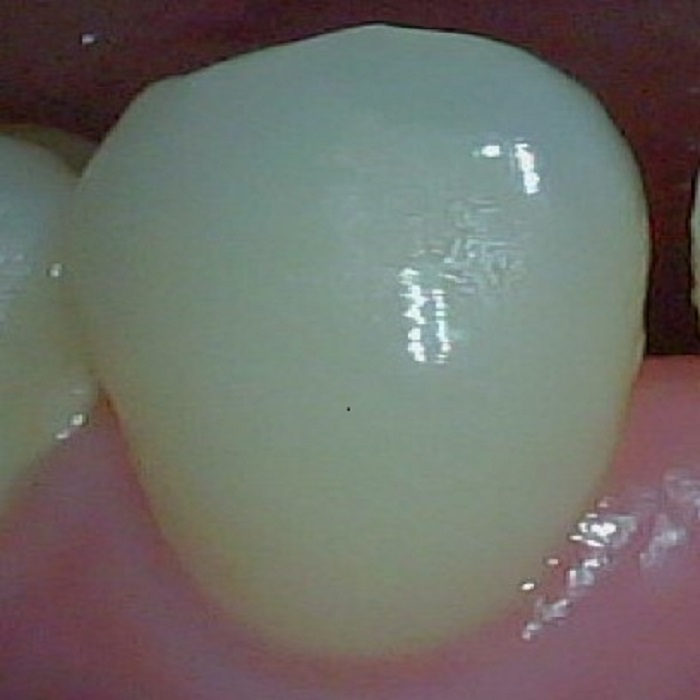
#> input picture anet/git_ocnet/scripts/raw_image/2018_000102.jpg, 700 x 700 px
$ python nl_map_vis.py
#> lines starting #> are read from the running program, lines starting #| are printed output that depends on the picture
"""
(tips: if the Non-local type you select is **non_local_concatenation**
or **non_local_dot_product** (without Softmax operation),
you may need to normalize NL_MAP in the visualize code)
"""
import numpy as np
import cv2
import math
import os


def vis_nl_map(img_path, nl_map_path, vis_size=(56, 56)):
#> called with img_path = './raw_image/2018_000102.jpg', nl_map_path = 'nl_map_1.npy', vis_size = (700, 700)
    dst_dir = nl_map_path.split('.')[0]
    if not os.path.exists(dst_dir):
        os.mkdir(dst_dir)

    img = cv2.imread(img_path, 1)
#> img is the input picture: shape (700, 700, 3); mean B, G, R 103.3, 108.8, 110.1
    img = cv2.resize(img, dsize=vis_size)
    h, w, c = img.shape
#> h = 700; w = 700; c = 3

    nl_map_1 = np.load(nl_map_path)[0]
#> (reads anet/git_ocnet/scripts/nl_map_1.npy from the repository)

    total_region, nl_map_length = nl_map_1.shape
    region_per_row = round(math.sqrt(total_region))
    size_of_region = round(w / region_per_row)
#> size_of_region = 50

    nl_map_size = round(math.sqrt(nl_map_length))

    for index in range(total_region):
        img_draw = img.copy()
        nl_map = nl_map_1[index]
        nl_map = nl_map.reshape(nl_map_size, nl_map_size)
        nl_map = cv2.resize(nl_map, dsize=(h, w))

        nl_map = np.uint8(nl_map * 255)

        heat_img = cv2.applyColorMap(nl_map, cv2.COLORMAP_JET)
        heat_img = cv2.cvtColor(heat_img, cv2.COLOR_BGR2RGB)
        img_add = cv2.addWeighted(img_draw, 0.3, heat_img, 0.7, 0)

        x0 = index // region_per_row * size_of_region
        x1 = x0 + size_of_region

        y0 = index % region_per_row * size_of_region
        y1 = y0 + size_of_region

        cv2.rectangle(img_add, (y0, x0), (y1, x1), (255, 0, 0), 1)
        cv2.imwrite('%s/%d.png' % (dst_dir, index), cv2.cvtColor(img_add, cv2.COLOR_BGR2RGB))
#> this loop made 196 passes
#> pass 1, in vis_nl_map, `heat_img = cv2.cvtColor(heat_img, cv2.COLOR_BGR2RGB)`:
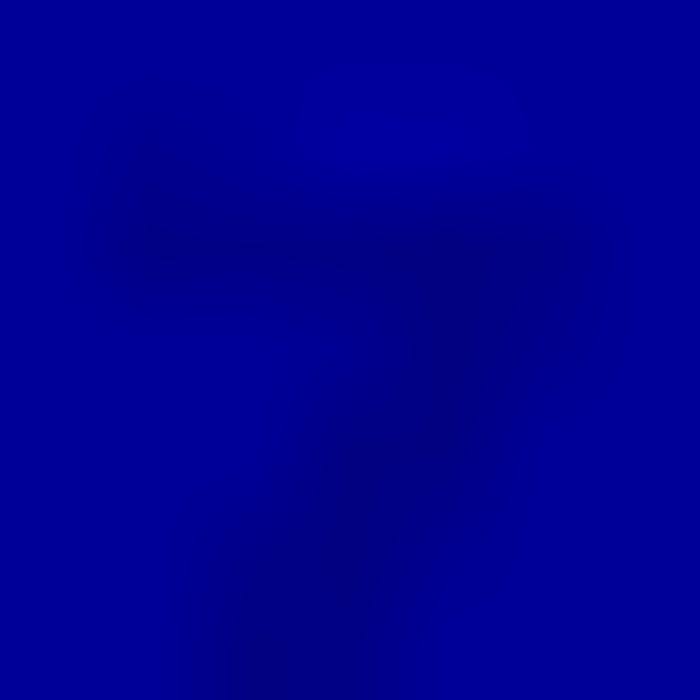
#> heat_img: shape (700, 700, 3); mean R, G, B 0, 0, 146.4
#> pass 1, in vis_nl_map, `img_add = cv2.addWeighted(img_draw, 0.3, heat_img, 0.7, 0)`:
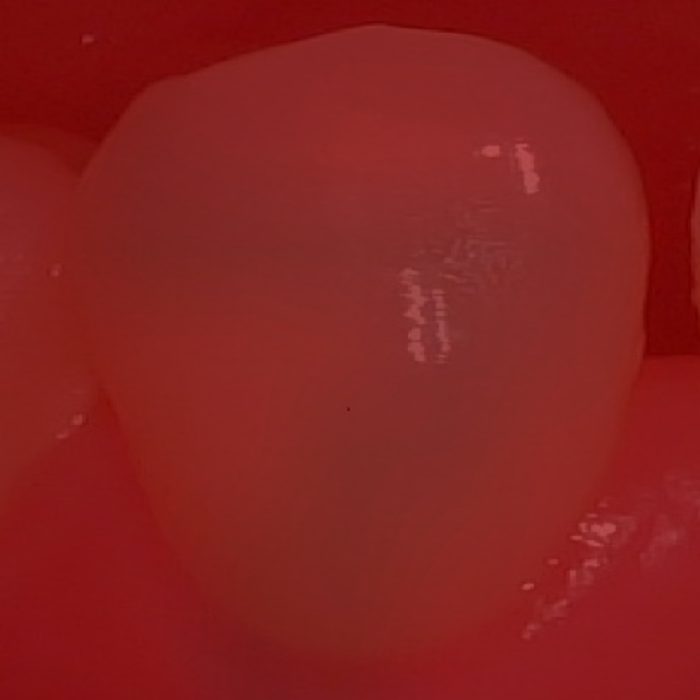
#> img_add: shape (700, 700, 3); mean B, G, R 31, 32.7, 135.5
#> pass 1, in vis_nl_map, `cv2.imwrite('%s/%d.png' % (dst_dir, index), cv2.cvtColor(img_add, cv2...`:
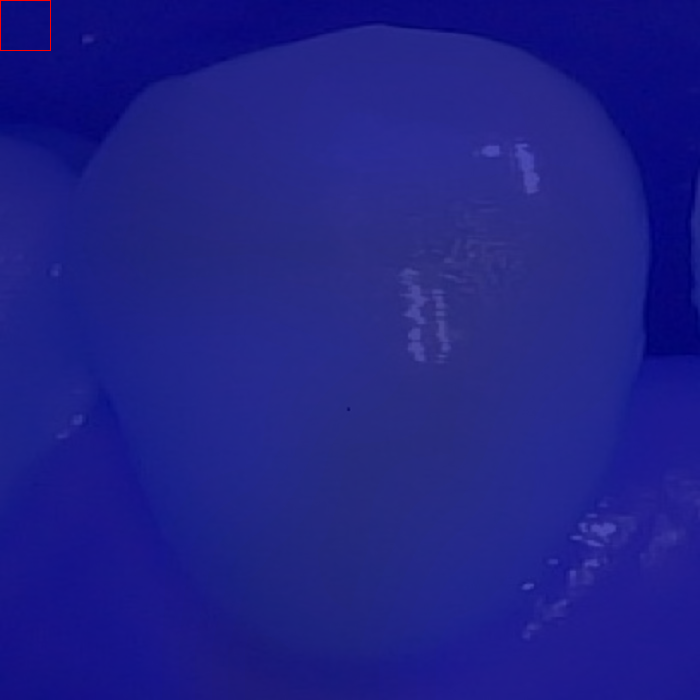
#> saved as 0.png: shape (700, 700, 3); mean B, G, R 135.5, 32.7, 31.1
#> after the loop:
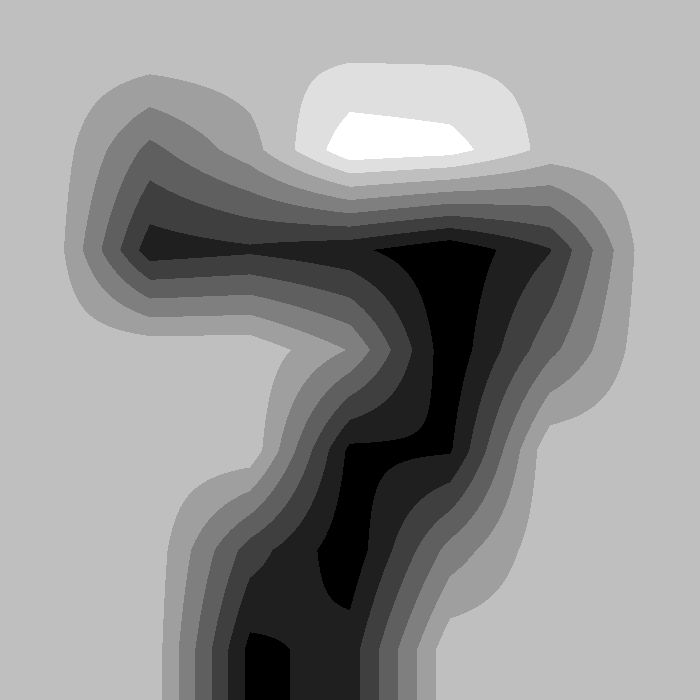
#> nl_map: shape (700, 700); min 0, max 8, mean 4.61; drawn with min black and max white


if __name__ == '__main__':
    vis_nl_map(img_path='./raw_image/2018_000102.jpg', nl_map_path='nl_map_1.npy', vis_size=(700, 700))
    vis_nl_map(img_path='./raw_image/2018_000102.jpg', nl_map_path='nl_map_2.npy', vis_size=(700, 700))
#> call 2 of vis_nl_map, with img_path = './raw_image/2018_000102.jpg', nl_map_path = 'nl_map_2.npy', vis_size = (700, 700)
#> (reads anet/git_ocnet/scripts/nl_map_2.npy from the repository)
#> the loop in vis_nl_map (call 2), `for index in range(total_region):` made 49 passes
#> pass 1, in vis_nl_map (call 2), `nl_map = cv2.resize(nl_map, dsize=(h, w))`:
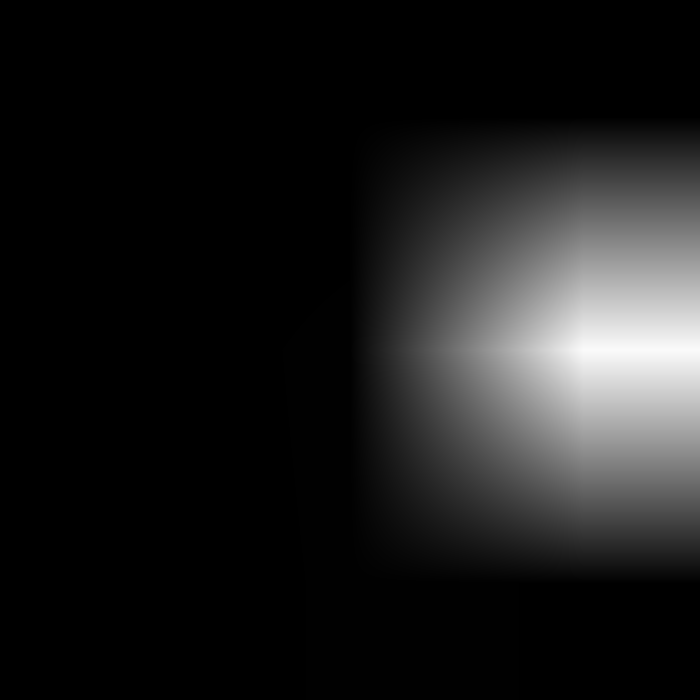
#> nl_map: shape (700, 700) float32; min 2.78e-06, max 0.984, mean 0.111
#> pass 1, in vis_nl_map (call 2), `heat_img = cv2.applyColorMap(nl_map, cv2.COLORMAP_JET)`:
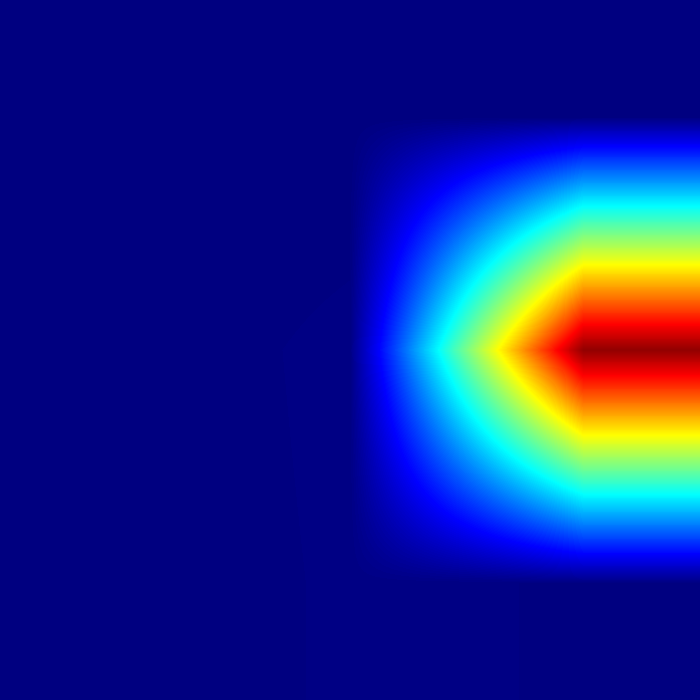
#> heat_img: shape (700, 700, 3); mean B, G, R 140.9, 35.6, 21.9
#> after the loop in vis_nl_map (call 2), `for index in range(total_region):`:
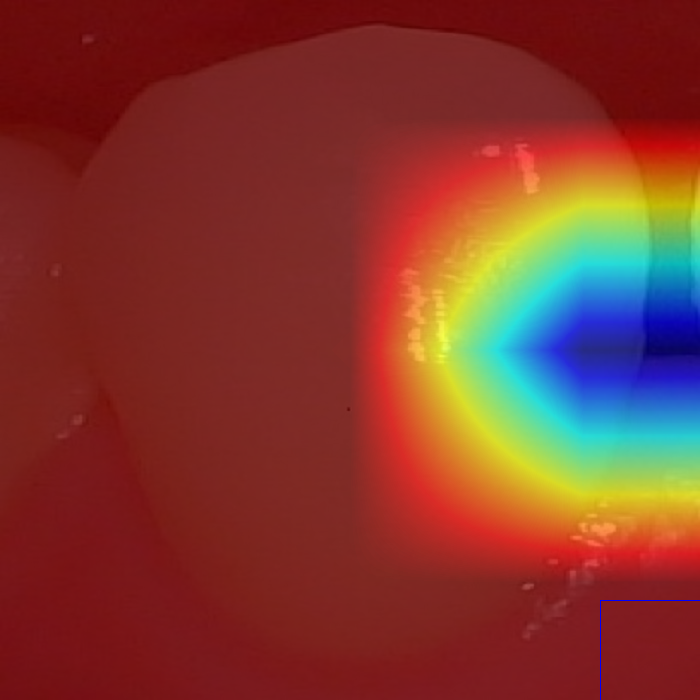
#> img_add: shape (700, 700, 3); mean B, G, R 46.5, 57.4, 131.1
